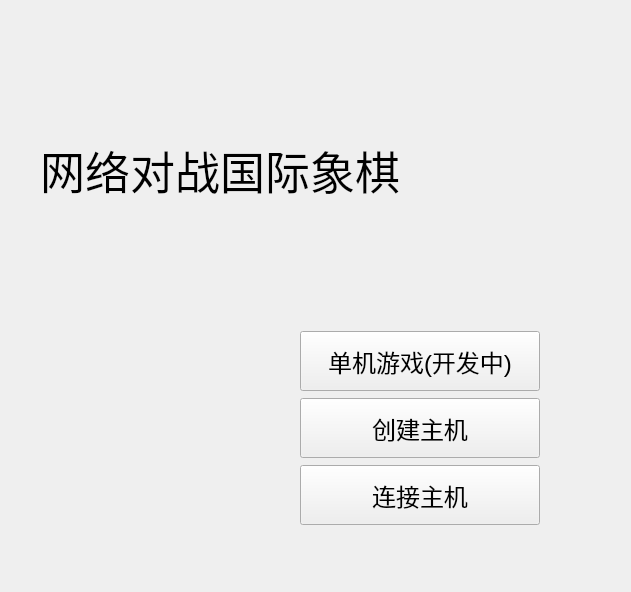
<?xml version="1.0" encoding="UTF-8"?>
<ui version="4.0">
 <class>EnterWindow</class>
 <widget class="QWidget" name="EnterWindow">
  <property name="geometry">
   <rect>
    <x>0</x>
    <y>0</y>
    <width>631</width>
    <height>592</height>
   </rect>
  </property>
  <property name="windowTitle">
   <string>Form</string>
  </property>
  <widget class="QLabel" name="label">
   <property name="geometry">
    <rect>
     <x>40</x>
     <y>120</y>
     <width>461</width>
     <height>101</height>
    </rect>
   </property>
   <property name="font">
    <font>
     <family>微软雅黑</family>
     <pointsize>34</pointsize>
    </font>
   </property>
   <property name="text">
    <string>网络对战国际象棋</string>
   </property>
  </widget>
  <widget class="QWidget" name="">
   <property name="geometry">
    <rect>
     <x>300</x>
     <y>330</y>
     <width>241</width>
     <height>196</height>
    </rect>
   </property>
   <layout class="QVBoxLayout" name="verticalLayout">
    <item>
     <widget class="QPushButton" name="pushButton">
      <property name="minimumSize">
       <size>
        <width>240</width>
        <height>60</height>
       </size>
      </property>
      <property name="maximumSize">
       <size>
        <width>240</width>
        <height>60</height>
       </size>
      </property>
      <property name="font">
       <font>
        <pointsize>18</pointsize>
       </font>
      </property>
      <property name="text">
       <string>单机游戏(开发中)</string>
      </property>
     </widget>
    </item>
    <item>
     <widget class="QPushButton" name="pushButton_2">
      <property name="minimumSize">
       <size>
        <width>240</width>
        <height>60</height>
       </size>
      </property>
      <property name="maximumSize">
       <size>
        <width>240</width>
        <height>60</height>
       </size>
      </property>
      <property name="font">
       <font>
        <pointsize>18</pointsize>
       </font>
      </property>
      <property name="text">
       <string>创建主机</string>
      </property>
     </widget>
    </item>
    <item>
     <widget class="QPushButton" name="pushButton_3">
      <property name="minimumSize">
       <size>
        <width>240</width>
        <height>60</height>
       </size>
      </property>
      <property name="maximumSize">
       <size>
        <width>240</width>
        <height>60</height>
       </size>
      </property>
      <property name="font">
       <font>
        <pointsize>18</pointsize>
       </font>
      </property>
      <property name="text">
       <string>连接主机</string>
      </property>
     </widget>
    </item>
   </layout>
  </widget>
 </widget>
 <resources/>
 <connections/>
</ui>
